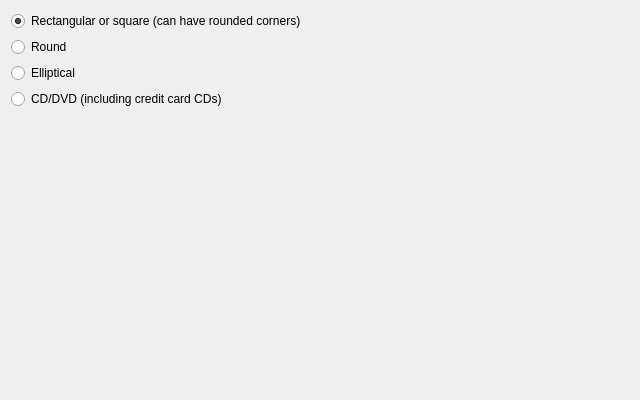
<?xml version="1.0" encoding="UTF-8"?>
<ui version="4.0">
 <class>TemplateDesignerShapePage</class>
 <widget class="QWidget" name="TemplateDesignerShapePage">
  <property name="geometry">
   <rect>
    <x>0</x>
    <y>0</y>
    <width>640</width>
    <height>400</height>
   </rect>
  </property>
  <property name="sizePolicy">
   <sizepolicy hsizetype="Minimum" vsizetype="Minimum">
    <horstretch>0</horstretch>
    <verstretch>0</verstretch>
   </sizepolicy>
  </property>
  <property name="minimumSize">
   <size>
    <width>640</width>
    <height>400</height>
   </size>
  </property>
  <property name="windowTitle">
   <string>Form</string>
  </property>
  <layout class="QGridLayout" name="gridLayout">
   <item row="0" column="0">
    <layout class="QVBoxLayout" name="verticalLayout">
     <item>
      <widget class="QRadioButton" name="rectRadio">
       <property name="text">
        <string>Rectangular or square (can have rounded corners)</string>
       </property>
       <property name="checked">
        <bool>true</bool>
       </property>
      </widget>
     </item>
     <item>
      <widget class="QRadioButton" name="roundRadio">
       <property name="text">
        <string>Round</string>
       </property>
      </widget>
     </item>
     <item>
      <widget class="QRadioButton" name="ellipseRadio">
       <property name="text">
        <string>Elliptical</string>
       </property>
      </widget>
     </item>
     <item>
      <widget class="QRadioButton" name="cdRadio">
       <property name="text">
        <string>CD/DVD (including credit card CDs)</string>
       </property>
      </widget>
     </item>
    </layout>
   </item>
   <item row="1" column="0">
    <spacer name="verticalSpacer">
     <property name="orientation">
      <enum>Qt::Vertical</enum>
     </property>
     <property name="sizeHint" stdset="0">
      <size>
       <width>20</width>
       <height>149</height>
      </size>
     </property>
    </spacer>
   </item>
  </layout>
 </widget>
 <resources/>
 <connections/>
</ui>
